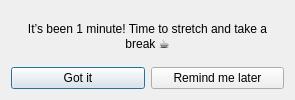
<?xml version="1.0" encoding="UTF-8"?>
<ui version="4.0">
    <class>ReminderDialog</class>
    <widget class="QDialog" name="ReminderDialog">
        <property name="windowTitle">
            <string>Take a Break</string>
        </property>
        <layout class="QVBoxLayout" name="verticalLayout">
            <item>
                <widget class="QLabel" name="label">
                    <property name="text">
                        <string>It’s been 1 minute! Time to stretch and take a break ☕</string>
                    </property>
                    <property name="alignment">
                        <set>Qt::AlignCenter</set>
                    </property>
                    <property name="wordWrap">
                        <bool>true</bool>
                    </property>
                </widget>
            </item>
            <item>
                <layout class="QHBoxLayout" name="horizontalLayout">
                    <item>
                        <widget class="QPushButton" name="btnOk">
                            <property name="text">
                                <string>Got it</string>
                            </property>
                        </widget>
                    </item>
                    <item>
                        <widget class="QPushButton" name="btnLater">
                            <property name="text">
                                <string>Remind me later</string>
                            </property>
                        </widget>
                    </item>
                </layout>
            </item>
        </layout>
    </widget>
    <resources/>
    <connections/>
</ui>
